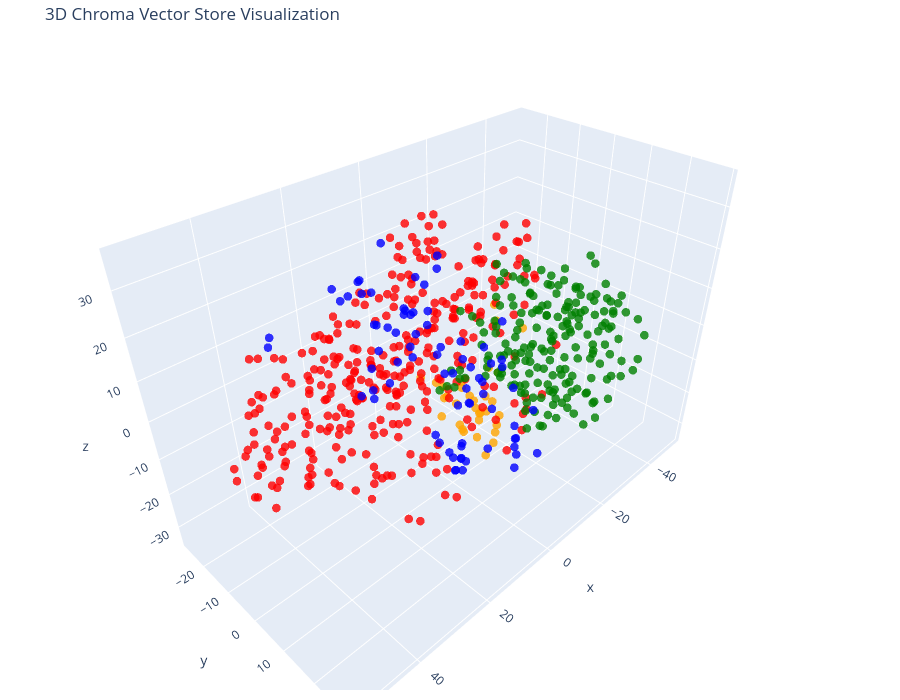

Here is the notebook cell this chart was saved with:
### Code cell
if len(vectors) == 0:
    raise ValueError("No vectors available for 3D visualization. Run create_embeddings first.")
tsne = TSNE(n_components=3, random_state=42)
reduced_vectors = tsne.fit_transform(vectors)

# Create the 3D scatter plot
fig = go.Figure(data=[go.Scatter3d(
    x=reduced_vectors[:, 0],
    y=reduced_vectors[:, 1],
    z=reduced_vectors[:, 2],
    mode='markers',
    marker=dict(size=5, color=colors, opacity=0.8),
    text=[f"Type: {t}<br>Text: {d[:100]}..." for t, d in zip(doc_types, documents)],
    hoverinfo='text'
)])

fig.update_layout(
    title='3D Chroma Vector Store Visualization',
    scene=dict(xaxis_title='x', yaxis_title='y', zaxis_title='z'),
    width=900,
    height=700,
    margin=dict(r=10, b=10, l=10, t=40)
)

fig.show()

### Figure 1 — Plotly figure (JSON) as saved in the notebook; plotly's stock layout.template omitted (floating-point values rounded to 4 significant figures; data arrays with more than 128 entries replaced by an {"elided": "..."} marker saying what was removed)
{"data": [{"hoverinfo": "text", "marker": {"color": {"elided": "623 str values"}, "opacity": 0.8, "size": 5}, "mode": "markers", "text": {"elided": "623 str values"}, "type": "scatter3d", "x": {"elided": "623 float values"}, "y": {"elided": "623 float values"}, "z": {"elided": "623 float values"}}], "layout": {"height": 700, "margin": {"b": 10, "l": 10, "r": 10, "t": 40}, "scene": {"xaxis": {"title": {"text": "x"}}, "yaxis": {"title": {"text": "y"}}, "zaxis": {"title": {"text": "z"}}}, "title": {"text": "3D Chroma Vector Store Visualization"}, "width": 900}}
